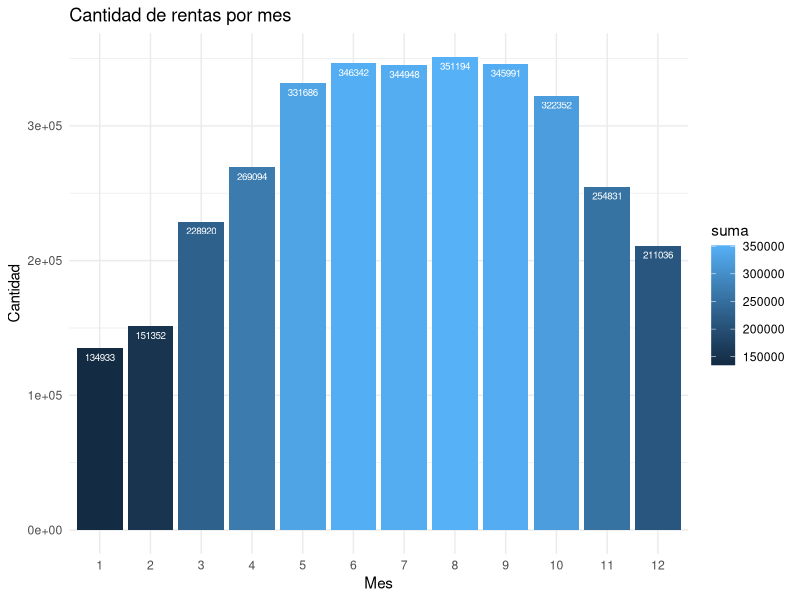
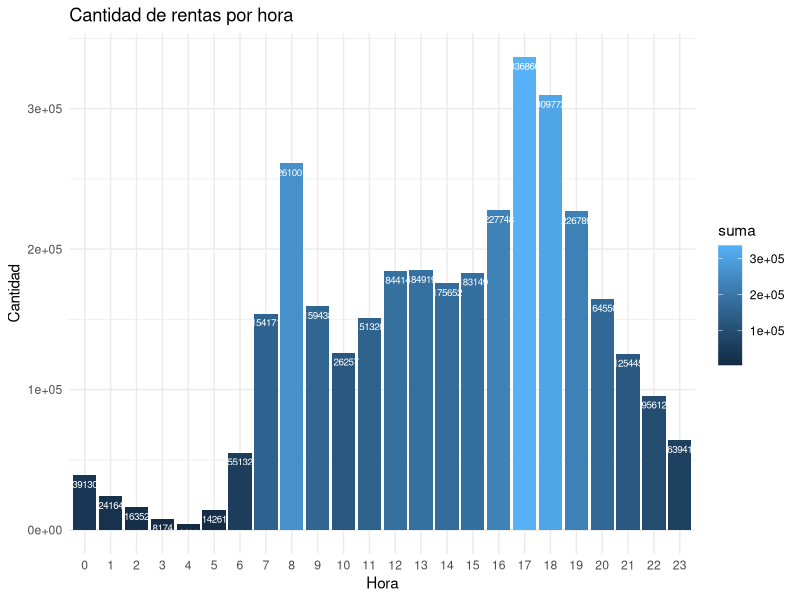
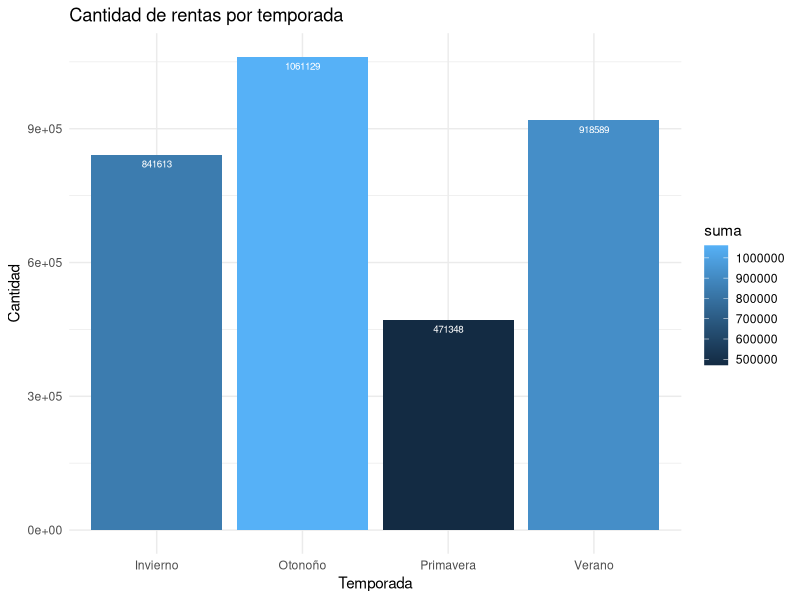
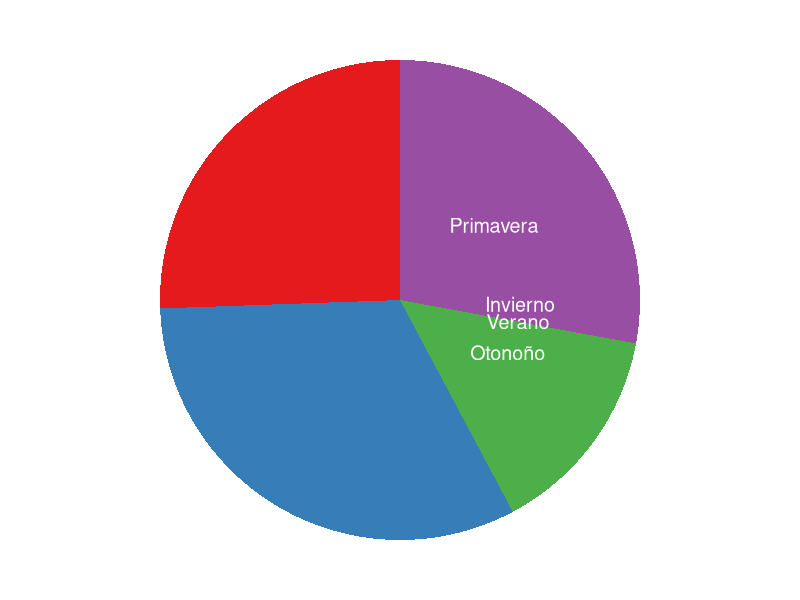
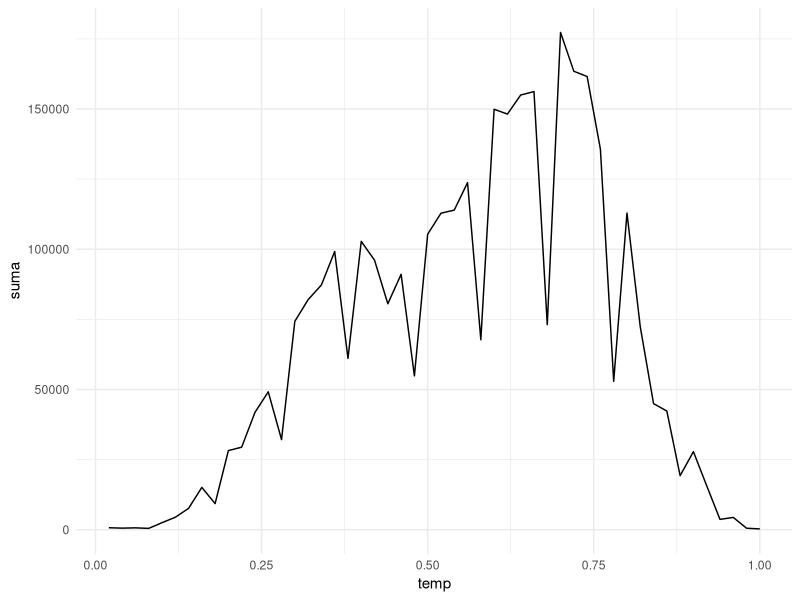
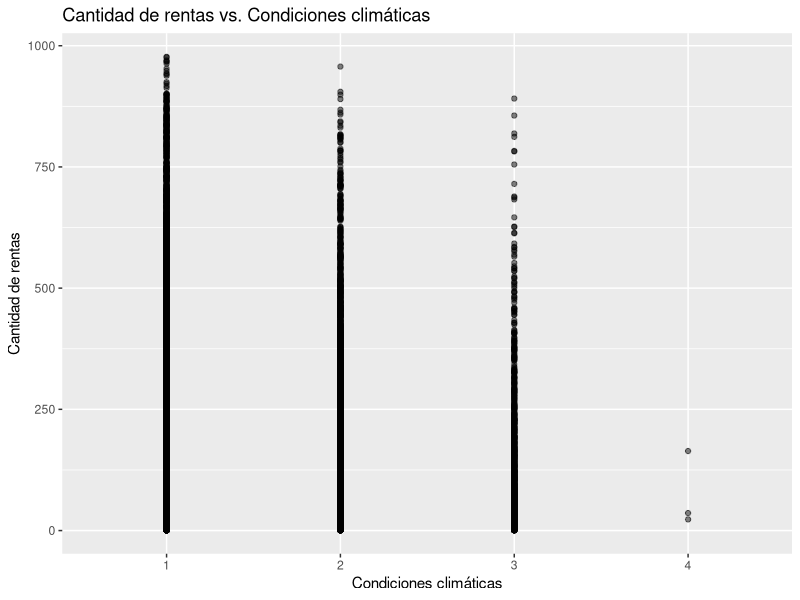
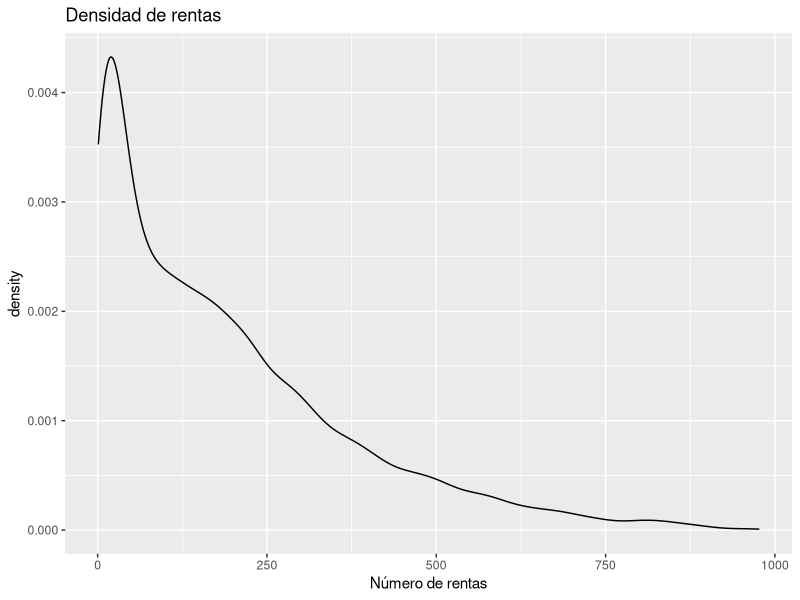
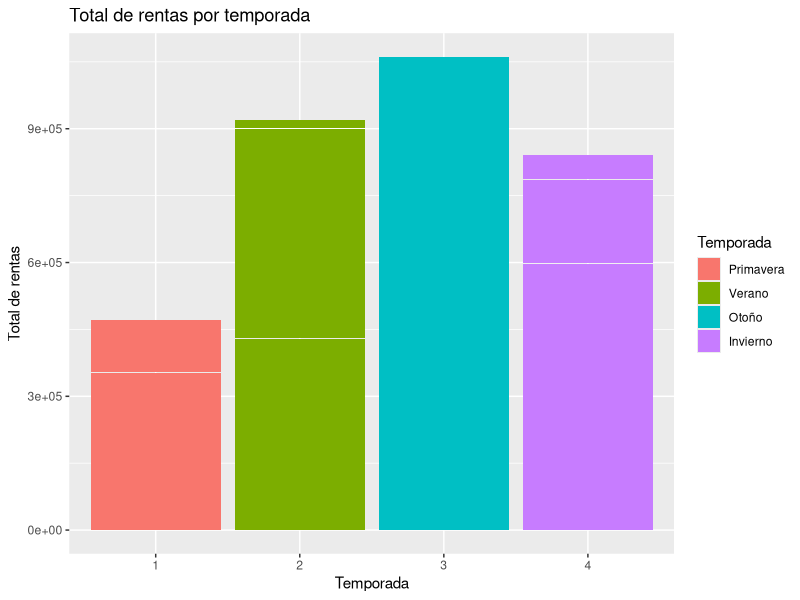

Write the R code that produced these figures, in order.
## ---- chunk 1
library(dplyr)
library(ggplot2)
## ---- chunk 2
dataset <- read.csv2("hour.csv") #cargar csv al dataset
dataset$temp <- as.numeric(dataset$temp)
dataset$atemp <- as.numeric(dataset$atemp)
dataset$windspeed <- as.numeric(dataset$windspeed)
dataset$dteday <- as.Date(dataset$dteday,format = "%d/%m/%y")#como la fecha esta en char lo paso a un formato de tipo fecha para poder trabajar mas adelante

dataset
## ---- chunk 3
# 1. que mes es el que tiene la mayor demanda?
  ds1 <- dataset %>% 
    group_by(mnth) %>%
      summarize(suma=sum(cnt))
  ds1
  
  ds1 <- ds1  %>% 
    arrange(desc(suma))
  ds1
   #factor = hacerle entender al ggplot que cada barra es una clasificacion diferente 1 , 2 , 3, 4 mes
  #fill para manejar las tonalidades del diagrama de barras
  ggplot(ds1,aes(y = suma, x= factor(mnth),fill=suma)) +
    geom_bar(position = "dodge",stat = "identity") + 
    labs(title = "Cantidad de rentas por mes", y = "Cantidad", x = "Mes") +
    geom_text(aes(label=suma),vjust=1.6, color="white",size=2.5)+
    theme_minimal()
## ---- chunk 4
# 2. que horas es la de mayor demanda

ds2 <- dataset %>%
        group_by(hr) %>%
        summarise(suma = sum(cnt)) #mean, mediana, 
ds2

  ggplot(ds2,aes(y = suma, x= factor(hr),fill=suma)) +
    geom_bar(position = "dodge",stat = "identity") + 
    labs(title = "Cantidad de rentas por hora", y = "Cantidad", x = "Hora") +
    geom_text(aes(label=suma),vjust=1.6, color="white",size=2.5)+
    theme_minimal()
## ---- chunk 5
#3. que temporada es la mas alta
ds3 <- dataset %>%
        select(season,cnt) %>% #solo quiero estas dos columnas
        mutate(temporada = case_when(
                                      season == 1 ~ "Primavera",
                                      season == 2 ~ "Verano",
                                      season == 3 ~ "Otonoño",
                                      season == 4 ~ "Invierno"
                                      
                                      )
        )
#mutate para crear una nueva columna

ds3 <- ds3 %>% 
    group_by(temporada) %>%
    summarize(suma=sum(cnt))
ds3

ggplot(ds3,aes(y = suma, x= factor(temporada),fill=suma)) +
    geom_bar(position = "dodge",stat = "identity") + 
    labs(title = "Cantidad de rentas por temporada", y = "Cantidad", x = "Temporada") +
    geom_text(aes(label=suma),vjust=1.6, color="white",size=2.5)+
    theme_minimal()

ggplot(ds3,aes(y = suma, x="",fill=temporada)) +
    geom_bar(stat = "identity",width = 1) +
    coord_polar("y",start=0)+
    theme_void()+
    theme(legend.position = "none")+
    geom_text(aes(label=temporada,y=suma),color="white",size=5)+
    scale_fill_brewer(palette="Set1")

## ---- chunk 6
#4.a que temperatura baja la demanda
ds4 <- dataset %>%
  group_by(temp) %>%
  summarize(suma = sum(cnt))
 
ds4 %>%
  arrange(temp)
ds4 %>%
  
  ggplot(aes(x=temp,y=suma,label=temp))+
  geom_line()+
  theme_minimal()
## ---- chunk 7
#5. ¿A que humedad baja la demanda?
dataset %>%
  group_by(hum) %>%
  summarise(avg_count = mean(cnt)) %>%
  filter(avg_count == min(avg_count))
## ---- chunk 8
#6. ¿Que condiciones climáticas(weather) serian ideales para nuestra demanda? (considere una función de densidad bivariable)
# Graficar la densidad bivariable entre weather y demanda

#aes = define variables que utilizara los ejes X , Y del grafico


ggplot(dataset, aes(x = factor(weathersit), y = cnt)) +
  geom_point(alpha = 0.5) + #representa cada observacion individual
  #esta linea de abajo agrega una linea suavizada a la grafica con funcion loess.
  #se = FALSE evita que se muestren bandas de error estandar alrededor de la linea s   suavizada
  geom_smooth(method = "loess", se = FALSE, color = "blue", linetype = "dashed") +
  ggtitle("Cantidad de rentas vs. Condiciones climáticas") +
  xlab("Condiciones climáticas") +
  ylab("Cantidad de rentas")



## ---- chunk 9
#7. muestre una grafica de la densidad de rentas
ggplot(dataset, aes(x = cnt)) +
  geom_density() +
  labs(title = "Densidad de rentas",
       x = "Número de rentas")


## ---- chunk 10
#8.Determine promedio de personas que rentan bicicletas y están registradas.

mean(dataset$registered)#calcula el promedio o la media aritmetica de un conjunto de valores definidos como un vector como parametros
## ---- chunk 11
#9. Determine la mediana de personas que rentan bicicletas y no están registradas.

dataset %>%
  summarise(mediana_personas = median(casual))
## ---- chunk 12
#10. Deterimne la renta total, renta promedio por cada tipo de condición climática

dataset %>% 
  group_by(weathersit) %>% 
  #summarise resumir variables mediante diversos estadísticos descriptivos
  summarise(renta_total = sum(cnt), renta_promedio = mean(cnt))

## ---- chunk 13
#11. Determine y muestre una gráfica de barras de cada renta por tipo de temporada.
ggplot(dataset, aes(x = factor(season), y = cnt, fill = factor(season))) +
  geom_bar(stat = "identity") +
  labs(title = "Total de rentas por temporada",
       x = "Temporada",
       y = "Total de rentas") +
  scale_fill_discrete(name = "Temporada",
                      labels = c("Primavera", "Verano", "Otoño", "Invierno"))


## ---- chunk 14
#12. Muestre una gráfica de la densidad por hora.
dataset %>%
  group_by(hr) %>%
  summarize(suma=sum(cnt))%>%
  ggplot(aes(x=suma, y=..density..))+
  geom_density(color="red",alpha=0.8)+
  labs(title = "Densidad por hora",
       x = "Hora",
       y = "Density")
  theme_minimal()
## ---- chunk 15

#13. . Muestre una gráfica de barras por día del mes como eje x y la cantidad total de alquileres como el eje Y.

dataset$day <- as.POSIXlt(dataset$dteday)$mday#creo una nueva columna en dataset llamada day contiene dia del mes 1 - 31 extraido de la columna dteday 
dataset %>%
  group_by(day) %>%
  summarise(total_rentas = sum(cnt)) %>%
  ggplot(aes(x = factor(day), y = total_rentas)) +
  geom_bar(stat = "identity", fill = "purple") +
   labs(title = "Total de rentas por día del mes",
       x = "Dia",
       y = "Total de rentas")

